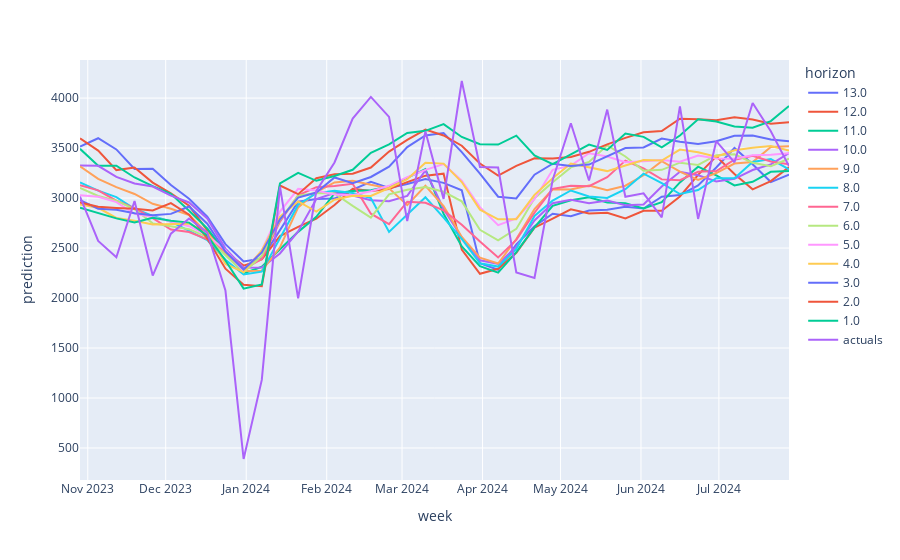

This figure's notebook cell:
### Code cell
visualize_results(predictions, "GBFXS")
